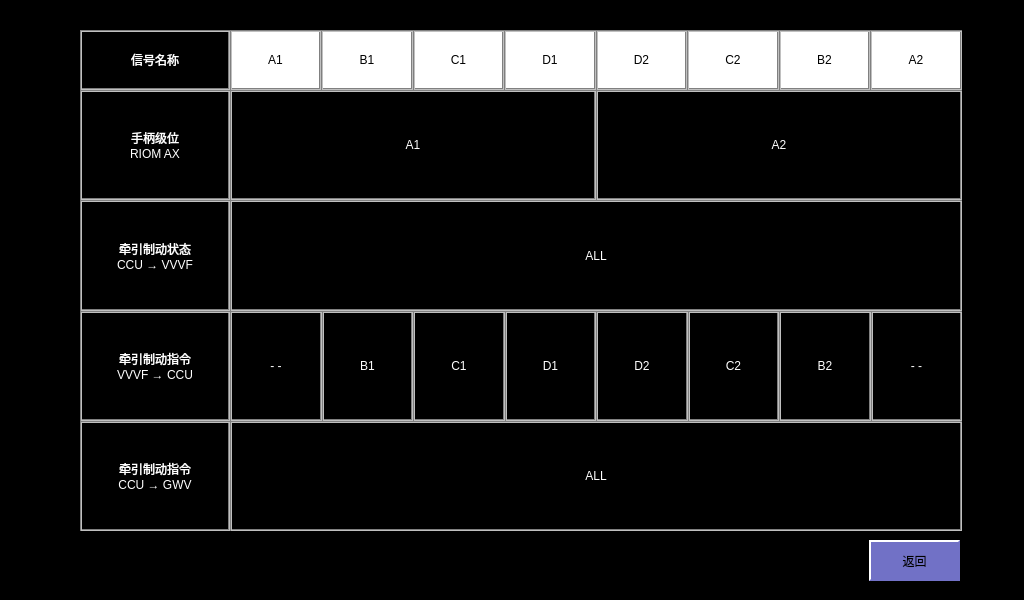
<?xml version="1.0" encoding="UTF-8"?>
<ui version="4.0">
 <class>HandShankTest</class>
 <widget class="QWidget" name="HandShankTest">
  <property name="geometry">
   <rect>
    <x>0</x>
    <y>0</y>
    <width>1024</width>
    <height>600</height>
   </rect>
  </property>
  <property name="windowTitle">
   <string>Form</string>
  </property>
  <property name="styleSheet">
   <string notr="true">QLabel
{
	color: white;
	border: 2px groove, gray;
    border-color: gray;
	font: 18px, &quot;微软雅黑&quot;;
}

QWidget
{
	background-color: black;
}

QPushButton
{
	font: 18px, &quot;微软雅黑&quot;;
    color: black;
	background-color: rgb(113, 113, 198);
	border:1px solid white;
}</string>
  </property>
  <widget class="QWidget" name="verticalLayoutWidget_2">
   <property name="geometry">
    <rect>
     <x>80</x>
     <y>30</y>
     <width>882</width>
     <height>501</height>
    </rect>
   </property>
   <layout class="QVBoxLayout" name="verticalLayout_2">
    <property name="spacing">
     <number>0</number>
    </property>
    <item>
     <layout class="QHBoxLayout" name="horizontalLayout_3">
      <property name="spacing">
       <number>0</number>
      </property>
      <item>
       <widget class="QLabel" name="label_16">
        <property name="minimumSize">
         <size>
          <width>150</width>
          <height>0</height>
         </size>
        </property>
        <property name="maximumSize">
         <size>
          <width>150</width>
          <height>60</height>
         </size>
        </property>
        <property name="text">
         <string>信号名称</string>
        </property>
        <property name="alignment">
         <set>Qt::AlignCenter</set>
        </property>
       </widget>
      </item>
      <item>
       <widget class="QLabel" name="label_29">
        <property name="minimumSize">
         <size>
          <width>91</width>
          <height>0</height>
         </size>
        </property>
        <property name="maximumSize">
         <size>
          <width>91</width>
          <height>60</height>
         </size>
        </property>
        <property name="styleSheet">
         <string notr="true">background-color: white;
color: black;</string>
        </property>
        <property name="text">
         <string>A1</string>
        </property>
        <property name="alignment">
         <set>Qt::AlignCenter</set>
        </property>
       </widget>
      </item>
      <item>
       <widget class="QLabel" name="label_30">
        <property name="minimumSize">
         <size>
          <width>91</width>
          <height>0</height>
         </size>
        </property>
        <property name="maximumSize">
         <size>
          <width>16777215</width>
          <height>60</height>
         </size>
        </property>
        <property name="styleSheet">
         <string notr="true">background-color: white;
color: black;</string>
        </property>
        <property name="text">
         <string>B1</string>
        </property>
        <property name="alignment">
         <set>Qt::AlignCenter</set>
        </property>
       </widget>
      </item>
      <item>
       <widget class="QLabel" name="label_31">
        <property name="minimumSize">
         <size>
          <width>91</width>
          <height>0</height>
         </size>
        </property>
        <property name="maximumSize">
         <size>
          <width>16777215</width>
          <height>60</height>
         </size>
        </property>
        <property name="styleSheet">
         <string notr="true">background-color: white;
color: black;</string>
        </property>
        <property name="text">
         <string>C1</string>
        </property>
        <property name="alignment">
         <set>Qt::AlignCenter</set>
        </property>
       </widget>
      </item>
      <item>
       <widget class="QLabel" name="label_32">
        <property name="minimumSize">
         <size>
          <width>91</width>
          <height>0</height>
         </size>
        </property>
        <property name="maximumSize">
         <size>
          <width>16777215</width>
          <height>60</height>
         </size>
        </property>
        <property name="styleSheet">
         <string notr="true">background-color: white;
color: black;</string>
        </property>
        <property name="text">
         <string>D1</string>
        </property>
        <property name="alignment">
         <set>Qt::AlignCenter</set>
        </property>
       </widget>
      </item>
      <item>
       <widget class="QLabel" name="label_33">
        <property name="minimumSize">
         <size>
          <width>91</width>
          <height>0</height>
         </size>
        </property>
        <property name="maximumSize">
         <size>
          <width>16777215</width>
          <height>60</height>
         </size>
        </property>
        <property name="styleSheet">
         <string notr="true">background-color: white;
color: black;</string>
        </property>
        <property name="text">
         <string>D2</string>
        </property>
        <property name="alignment">
         <set>Qt::AlignCenter</set>
        </property>
       </widget>
      </item>
      <item>
       <widget class="QLabel" name="label_34">
        <property name="minimumSize">
         <size>
          <width>91</width>
          <height>0</height>
         </size>
        </property>
        <property name="maximumSize">
         <size>
          <width>16777215</width>
          <height>60</height>
         </size>
        </property>
        <property name="styleSheet">
         <string notr="true">background-color: white;
color: black;</string>
        </property>
        <property name="text">
         <string>C2</string>
        </property>
        <property name="alignment">
         <set>Qt::AlignCenter</set>
        </property>
       </widget>
      </item>
      <item>
       <widget class="QLabel" name="label_35">
        <property name="minimumSize">
         <size>
          <width>91</width>
          <height>0</height>
         </size>
        </property>
        <property name="maximumSize">
         <size>
          <width>16777215</width>
          <height>60</height>
         </size>
        </property>
        <property name="styleSheet">
         <string notr="true">background-color: white;
color: black;</string>
        </property>
        <property name="text">
         <string>B2</string>
        </property>
        <property name="alignment">
         <set>Qt::AlignCenter</set>
        </property>
       </widget>
      </item>
      <item>
       <widget class="QLabel" name="label_36">
        <property name="minimumSize">
         <size>
          <width>91</width>
          <height>0</height>
         </size>
        </property>
        <property name="maximumSize">
         <size>
          <width>16777215</width>
          <height>60</height>
         </size>
        </property>
        <property name="styleSheet">
         <string notr="true">background-color: white;
color: black;</string>
        </property>
        <property name="text">
         <string>A2</string>
        </property>
        <property name="alignment">
         <set>Qt::AlignCenter</set>
        </property>
       </widget>
      </item>
     </layout>
    </item>
    <item>
     <layout class="QHBoxLayout" name="horizontalLayout_5">
      <property name="spacing">
       <number>0</number>
      </property>
      <item>
       <widget class="QLabel" name="label_18">
        <property name="minimumSize">
         <size>
          <width>150</width>
          <height>0</height>
         </size>
        </property>
        <property name="maximumSize">
         <size>
          <width>150</width>
          <height>16777215</height>
         </size>
        </property>
        <property name="text">
         <string>手柄级位
RIOM AX</string>
        </property>
        <property name="alignment">
         <set>Qt::AlignCenter</set>
        </property>
       </widget>
      </item>
      <item>
       <widget class="QLabel" name="lblRiomA1">
        <property name="text">
         <string>A1</string>
        </property>
        <property name="alignment">
         <set>Qt::AlignCenter</set>
        </property>
       </widget>
      </item>
      <item>
       <widget class="QLabel" name="lblRiomA2">
        <property name="text">
         <string>A2</string>
        </property>
        <property name="alignment">
         <set>Qt::AlignCenter</set>
        </property>
       </widget>
      </item>
     </layout>
    </item>
    <item>
     <layout class="QHBoxLayout" name="horizontalLayout">
      <property name="spacing">
       <number>0</number>
      </property>
      <item>
       <widget class="QLabel" name="label_15">
        <property name="minimumSize">
         <size>
          <width>150</width>
          <height>0</height>
         </size>
        </property>
        <property name="maximumSize">
         <size>
          <width>150</width>
          <height>16777215</height>
         </size>
        </property>
        <property name="text">
         <string>牵引制动状态
CCU → VVVF</string>
        </property>
        <property name="alignment">
         <set>Qt::AlignCenter</set>
        </property>
       </widget>
      </item>
      <item>
       <widget class="QLabel" name="lblCcuDcu">
        <property name="text">
         <string>ALL</string>
        </property>
        <property name="alignment">
         <set>Qt::AlignCenter</set>
        </property>
       </widget>
      </item>
     </layout>
    </item>
    <item>
     <layout class="QHBoxLayout" name="horizontalLayout_2">
      <property name="spacing">
       <number>0</number>
      </property>
      <item>
       <widget class="QLabel" name="label_17">
        <property name="minimumSize">
         <size>
          <width>150</width>
          <height>0</height>
         </size>
        </property>
        <property name="maximumSize">
         <size>
          <width>150</width>
          <height>16777215</height>
         </size>
        </property>
        <property name="text">
         <string>牵引制动指令
VVVF → CCU</string>
        </property>
        <property name="alignment">
         <set>Qt::AlignCenter</set>
        </property>
       </widget>
      </item>
      <item>
       <widget class="QLabel" name="label_21">
        <property name="text">
         <string>- -</string>
        </property>
        <property name="alignment">
         <set>Qt::AlignCenter</set>
        </property>
       </widget>
      </item>
      <item>
       <widget class="QLabel" name="lblDcuCcuB1">
        <property name="text">
         <string>B1</string>
        </property>
        <property name="alignment">
         <set>Qt::AlignCenter</set>
        </property>
       </widget>
      </item>
      <item>
       <widget class="QLabel" name="lblDcuCcuC1">
        <property name="text">
         <string>C1</string>
        </property>
        <property name="alignment">
         <set>Qt::AlignCenter</set>
        </property>
       </widget>
      </item>
      <item>
       <widget class="QLabel" name="lblDcuCcuD1">
        <property name="text">
         <string>D1</string>
        </property>
        <property name="alignment">
         <set>Qt::AlignCenter</set>
        </property>
       </widget>
      </item>
      <item>
       <widget class="QLabel" name="lblDcuCcuD2">
        <property name="text">
         <string>D2</string>
        </property>
        <property name="alignment">
         <set>Qt::AlignCenter</set>
        </property>
       </widget>
      </item>
      <item>
       <widget class="QLabel" name="lblDcuCcuC2">
        <property name="text">
         <string>C2</string>
        </property>
        <property name="alignment">
         <set>Qt::AlignCenter</set>
        </property>
       </widget>
      </item>
      <item>
       <widget class="QLabel" name="lblDcuCcuB2">
        <property name="text">
         <string>B2</string>
        </property>
        <property name="alignment">
         <set>Qt::AlignCenter</set>
        </property>
       </widget>
      </item>
      <item>
       <widget class="QLabel" name="label_28">
        <property name="text">
         <string>- -</string>
        </property>
        <property name="alignment">
         <set>Qt::AlignCenter</set>
        </property>
       </widget>
      </item>
     </layout>
    </item>
    <item>
     <layout class="QHBoxLayout" name="horizontalLayout_4">
      <property name="spacing">
       <number>0</number>
      </property>
      <item>
       <widget class="QLabel" name="label_19">
        <property name="minimumSize">
         <size>
          <width>150</width>
          <height>0</height>
         </size>
        </property>
        <property name="maximumSize">
         <size>
          <width>150</width>
          <height>16777215</height>
         </size>
        </property>
        <property name="text">
         <string>牵引制动指令
CCU → GWV</string>
        </property>
        <property name="alignment">
         <set>Qt::AlignCenter</set>
        </property>
       </widget>
      </item>
      <item>
       <widget class="QLabel" name="lblCcuBcu">
        <property name="text">
         <string>ALL</string>
        </property>
        <property name="alignment">
         <set>Qt::AlignCenter</set>
        </property>
       </widget>
      </item>
     </layout>
    </item>
   </layout>
  </widget>
  <widget class="QPushButton" name="btnBack">
   <property name="geometry">
    <rect>
     <x>869</x>
     <y>540</y>
     <width>91</width>
     <height>41</height>
    </rect>
   </property>
   <property name="styleSheet">
    <string notr="true">QPushButton
{
	font: 18px, &quot;微软雅黑&quot;;
    color: black;
	background-color: rgb(113, 113, 198);
	border:2px solid white; 
    border-right-color: rgb(113, 113, 198); 
    border-bottom-color: rgb(113, 113, 198);
}

QPushButton:disabled
{
	font: 18px, &quot;微软雅黑&quot;;
    color: white;
	background-color: rgb(113, 113, 198);
	border:2px solid white; 
    border-right-color: rgb(113, 113, 198); 
    border-bottom-color: rgb(113, 113, 198);
}

QPushButton:pressed
{
	font: 18px, &quot;微软雅黑&quot;;
    color: white;
	background-color: rgb(0, 0, 255); 
	border:2px solid white; 
	border-left-color: qlineargradient(x1: 0, y1: 0, x2: 1, y2: 0, 
                        stop: 0 gray, stop: 1 black); 			border-top-color: qlineargradient(x1: 0, y1: 0, x2: 0, 										y2: 1, stop: 0 gray, stop: 1 black);
  border-right-color: white; border-bottom-color: white;
}</string>
   </property>
   <property name="text">
    <string>返回</string>
   </property>
  </widget>
 </widget>
 <resources/>
 <connections/>
</ui>
